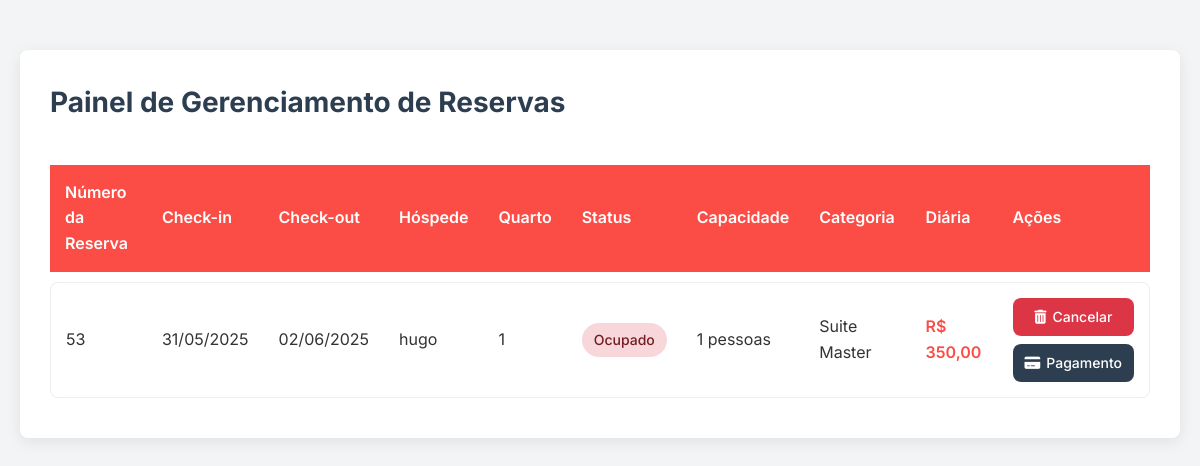
/gestor/reservas/index.php, run on an earlier commit of the app's database.
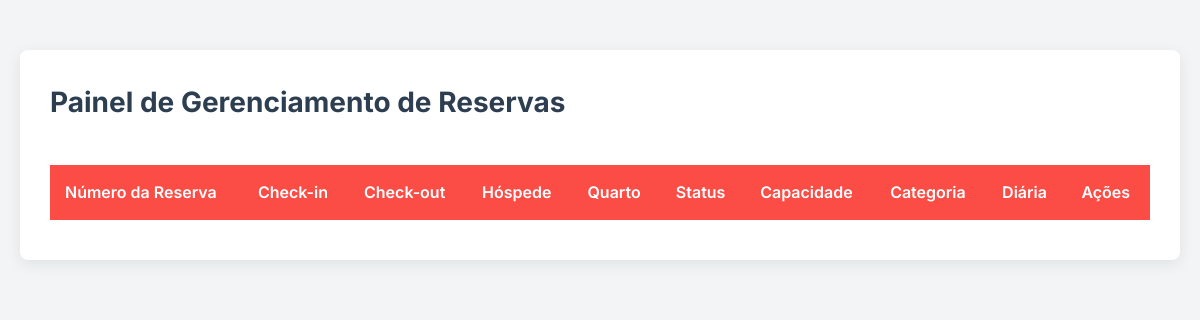
And on a later commit of the database.
### tables this page shows
CREATE TABLE `reserva` (
  `ID_Reserva` int(11) NOT NULL,
  `Checkin` date NOT NULL,
  `Checkout` date NOT NULL,
  `Quarto_ID_Quarto` int(11) NOT NULL,
  `usuarios_ID` int(11) NOT NULL,
  `solicitou_exclusao` tinyint(1) DEFAULT 0,
  `Data_Solicitacao_Exclusao` datetime DEFAULT NULL
);

CREATE TABLE `usuarios` (
  `ID` int(11) NOT NULL,
  `Nome` varchar(45) NOT NULL,
  `Email` varchar(45) NOT NULL,
  `Data_Nascimento` varchar(45) NOT NULL,
  `Telefone` varchar(45) NOT NULL,
  `Endereco` varchar(45) NOT NULL,
  `CPF` char(14) NOT NULL,
  `Perfil_ID_Perfil` int(11) NOT NULL,
  `solicitou_exclusao` varchar(45) DEFAULT NULL,
  `Senha` varchar(255) NOT NULL,
  `Data_Solicitacao_Exclusao` datetime DEFAULT current_timestamp()
);

CREATE TABLE `quarto` (
  `ID_Quarto` int(11) NOT NULL,
  `Status` varchar(45) DEFAULT NULL,
  `Capacidade` int(11) DEFAULT NULL,
  `Categoria_ID_Categoria` int(11) NOT NULL,
  `Foto` varchar(255) DEFAULT NULL,
  `Preco_diaria` decimal(10,2) DEFAULT NULL
);

CREATE TABLE `categoria` (
  `ID_Categoria` int(11) NOT NULL,
  `Nome` varchar(50) NOT NULL
);

### gestor/reservas/index.php (the view, shortened to what this page needs)
<?php
require_once '../../config/config.php';
$listaReservas = [];
$sql = $pdo->query("
    SELECT r.ID_Reserva, r.checkin, r.checkout, q.ID_Quarto, q.Status AS Quarto_Status,
    q.Capacidade, q.Preco_diaria, c.Nome AS Categoria, u.Nome AS Hospede_Nome
    FROM reserva r
    INNER JOIN quarto q ON r.Quarto_ID_Quarto = q.ID_Quarto
    INNER JOIN categoria c ON q.Categoria_ID_Categoria = c.ID_Categoria
    LEFT JOIN usuarios u ON r.usuarios_ID = u.ID
");
if ($sql->rowCount() > 0) {
    $listaReservas = $sql->fetchAll(PDO::FETCH_ASSOC);
}
?>
<!DOCTYPE html>
<html lang="pt-br">
<head>
    <link rel="stylesheet" href="https://cdnjs.cloudflare.com/ajax/libs/font-awesome/6.5.0/css/all.min.css">
    <link rel="stylesheet" href="https://cdn.datatables.net/2.2.2/css/dataTables.dataTables.min.css">
</head>
<body>
    <div class="container">
        <div class="page-header">
            <h1 class="page-title">Painel de Gerenciamento de Reservas</h1>
        </div>
        <table id="myTable" class="display nowrap" style="width:100%">
            <thead>
                <tr>
                    <th>Número da Reserva</th>
                    <th>Check-in</th>
                    <th>Check-out</th>
                    <th>Hóspede</th>
                    <th>Quarto</th>
                    <th>Status</th>
                    <th>Capacidade</th>
                    <th>Categoria</th>
                    <th>Diária</th>
                    <th>Ações</th>
                </tr>
            </thead>
            <tbody>
                <?php foreach ($listaReservas as $reserva):
                    $statusClass = '';
                    $statusText = '';
                    if ($reserva['Quarto_Status'] === 'Manutencao') {
                        $statusClass = 'status-manutencao';
                        $statusText = 'Manutenção';
                    } elseif ($reserva['checkin'] <= date('Y-m-d') && $reserva['checkout'] >= date('Y-m-d')) {
                        $statusClass = 'status-ocupado';
                        $statusText = 'Ocupado';
                    } else {
                        $statusClass = 'status-disponivel';
                        $statusText = 'Disponível';
                    }
                ?>
                    <tr>
                        <td data-label="Número"><?= $reserva['ID_Reserva'] ?></td>
                        <td data-label="Check-in"><?= date('d/m/Y', strtotime($reserva['checkin'])) ?></td>
                        <td data-label="Check-out"><?= date('d/m/Y', strtotime($reserva['checkout'])) ?></td>
                        <td data-label="Hóspede"><?= htmlspecialchars($reserva['Hospede_Nome']) ?></td>
                        <td data-label="Quarto"><?= $reserva['ID_Quarto'] ?></td>
                        <td data-label="Status">
                            <span class="status <?= $statusClass ?>"><?= $statusText ?></span>
                        </td>
                        <td data-label="Capacidade"><?= $reserva['Capacidade'] ?> pessoas</td>
                        <td data-label="Categoria"><?= htmlspecialchars($reserva['Categoria']) ?></td>
                        <td data-label="Diária" class="price">R$ <?= number_format($reserva['Preco_diaria'], 2, ',', '.') ?></td>
                        <td data-label="Ações">
                            <div class="action-buttons">
                                <a href="../../actions/excluir_reserva.php?id=<?= $reserva['ID_Reserva'] ?>" class="btn-action btn-delete" onclick="return confirm('Tem certeza que deseja cancelar esta reserva?')">
                                    <i class="fas fa-trash-alt"></i> Cancelar
                                </a>
                                <a href="detalhes_reserva.php?id=<?= $reserva['ID_Reserva'] ?>" class="btn-action btn-more">
                                    <i class="fas fa-credit-card"></i> Pagamento
                                </a>
                            </div>
                        </td>
                    </tr>
                <?php endforeach; ?>
            </tbody>
        </table>
    </div>
</body>
</html>

What changed in the data, as far as the page shows it:
removed reserva: ID_Reserva "53", Checkin "31/05/2025", Checkout "02/06/2025", usuarios_ID.Nome "hugo", Quarto_ID_Quarto.ID_Quarto "1", Quarto_ID_Quarto.Status "Ocupado", Quarto_ID_Quarto.Capacidade "1", categoria.Nome "Suite Master", Quarto_ID_Quarto.Preco_diaria "350,00"
